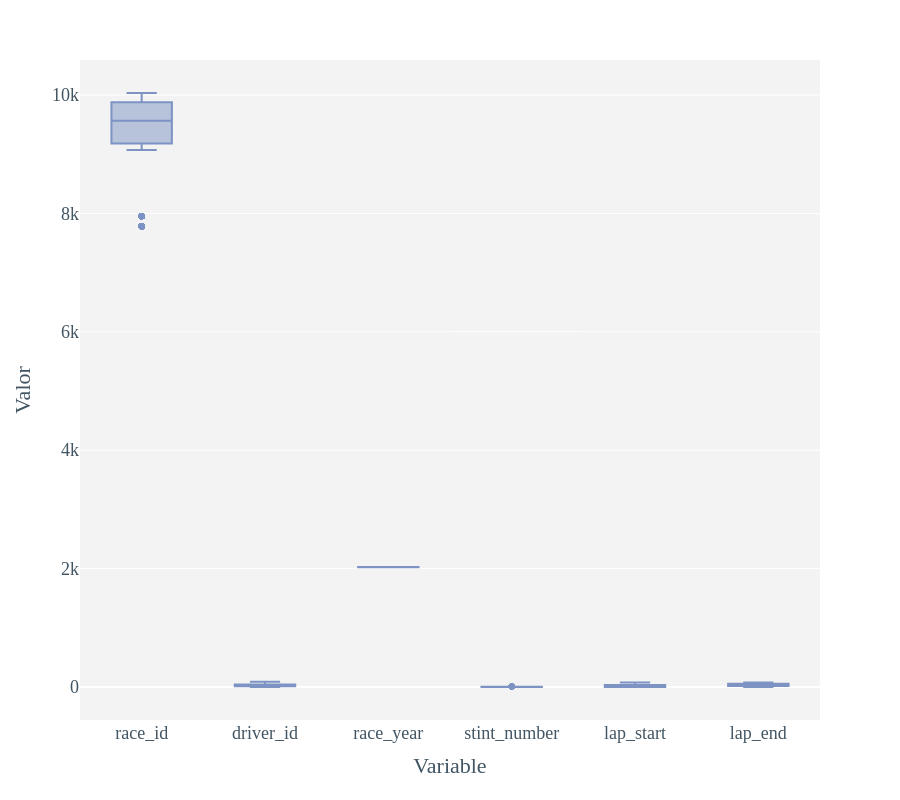

Notebook source saved alongside this figure:
### Markdown cell above
### Análisis inicial de variables numéricas df_1

### Code cell
# Análisis inicial de variables numéricas.
num_cols = df_1.select_dtypes(include=np.number).columns.tolist()
print(df_1[num_cols].describe())

df_1_long = df_1[num_cols].melt(var_name="variable", value_name="value")

fig = px.box(
    df_1_long,
    x="variable",
    y="value",
    points="outliers",                
)

fig.update_layout(
    font=dict(family='Work sans', size=18, color='#425563'),
    plot_bgcolor='#F2F3F2',
    paper_bgcolor='white',
    xaxis_title="Variable",
    yaxis_title="Valor",
    showlegend=True,
    height=800
)
fig.update_traces(marker_color='#7C93C3')
fig.show()

### Figure 1 — Plotly figure (JSON) as saved in the notebook; plotly's stock layout.template omitted (floating-point values rounded to 4 significant figures; data arrays with more than 128 entries replaced by an {"elided": "..."} marker saying what was removed)
{"data": [{"alignmentgroup": "True", "boxpoints": "outliers", "hovertemplate": "variable=%{x}<br>value=%{y}<extra></extra>", "legendgroup": "", "marker": {"color": "#7C93C3"}, "name": "", "notched": false, "offsetgroup": "", "orientation": "v", "showlegend": false, "type": "box", "x": {"elided": "23862 str values"}, "x0": " ", "xaxis": "x", "y": {"elided": "23862 int values"}, "y0": " ", "yaxis": "y"}], "layout": {"boxmode": "group", "font": {"color": "#425563", "family": "Work sans", "size": 18}, "height": 800, "legend": {"tracegroupgap": 0}, "margin": {"t": 60}, "paper_bgcolor": "white", "plot_bgcolor": "#F2F3F2", "showlegend": true, "xaxis": {"anchor": "y", "domain": [0, 1], "title": {"text": "Variable"}}, "yaxis": {"anchor": "x", "domain": [0, 1], "title": {"text": "Valor"}}}}
